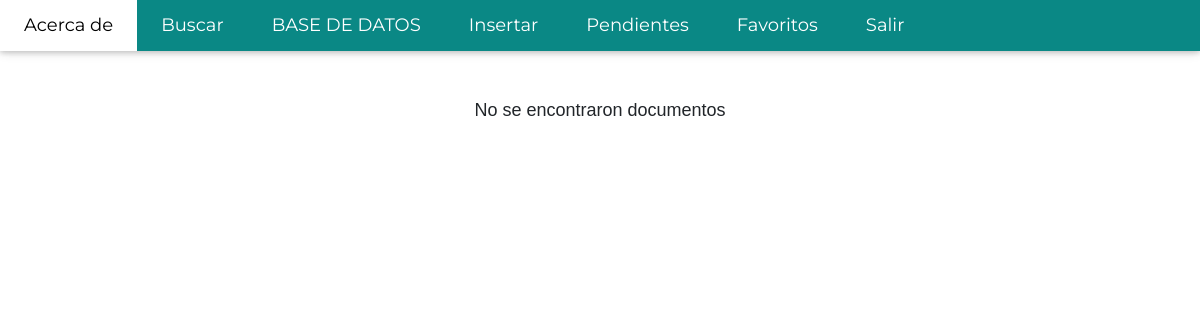
The page /favorites/ (signed in) on the database as committed earlier.
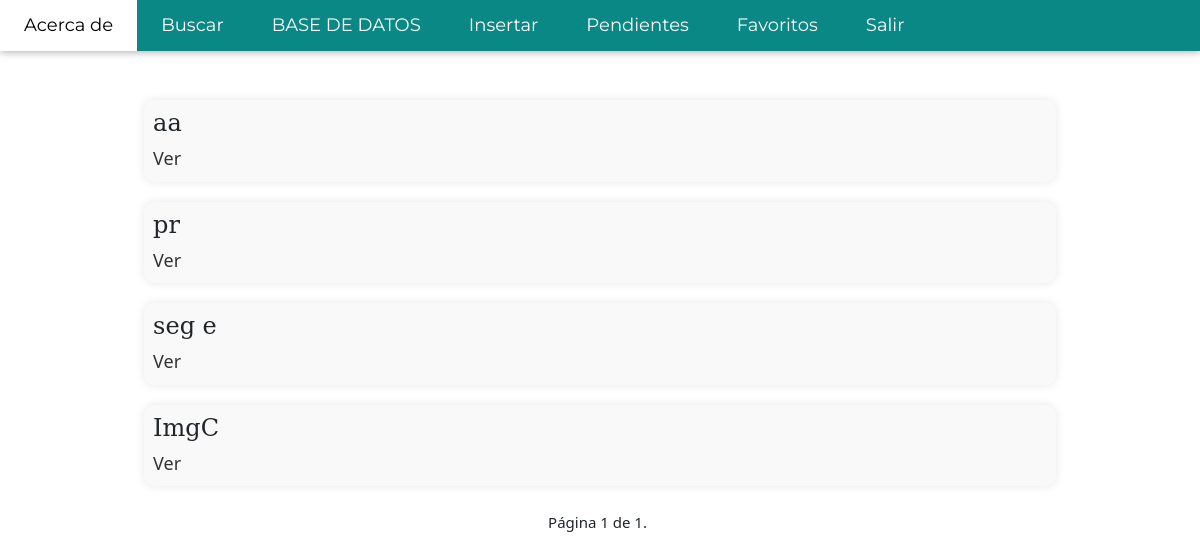
The same page on the database as committed later.
### Documents/models.py (models this page shows, shortened)
class Act(models.Model):
    title = models.CharField(max_length=200)
    year = models.CharField(default='00/00/0000', max_length=10)
    author = models.CharField(max_length=200)
    place = models.CharField(max_length=200)
    type = models.CharField(max_length=200)
    xml_file = models.TextField()
    pages = models.ManyToManyField(Page)
    approved = models.BooleanField(default=False)

### Documents/views.py (the view)
# urls.py: path('favorites/', views.favorites, name='favorites'),
def favorites(request):
    user = User.objects.get(username=request.user.username)
    profile = Profile.objects.get(user=user)
    fav_docs = profile.fav_docs.all()
    paginator = Paginator(fav_docs, 5)
    page_number = request.GET.get('page')
    page_obj = paginator.get_page(page_number)
    return render(request, 'docs/favs.html', {'docs': fav_docs, 'page_obj': page_obj})

### templates/docs/favs.html (shortened to what this page needs)
{% extends 'base/main.html' %}
{% block content %}
    <div class="docs" style="padding-top: 50px">
    {% if docs %}
        {% for doc in page_obj %}
            <div class="doc">
            <div class="heading" style="display: flex">
                <h2>{{ doc.title }}</h2>
            </div>
                   <a href="/doc_f/{{ doc.id }}?page={{ page_obj.number }}">Ver</a>
            </div>
        {% endfor %}
        <div class="pagination">
        <span class="step-links">
            <span class="current">
                Página {{ page_obj.number }} de {{ page_obj.paginator.num_pages }}.
            </span>
        </span>
    </div>
    {% else %}
        <h2 class="no-results">No se encontraron documentos</h2>
    {% endif %}
    </div>
{% endblock %}

Rows that differ between the two databases and show on the page:
now on this page (row unchanged): Act: title "aa"
now on this page (row unchanged): Act: title "pr"
now on this page (row unchanged): Act: title "seg e"
added Act: title "ImgC"
Other text that changed with them:
{{ page_obj.number }}: (not shown) → "1"
{{ page_obj.paginator.num_pages }}: (not shown) → "1"
text no longer shown: "No se encontraron documentos"
text now shown: "Página de ."
